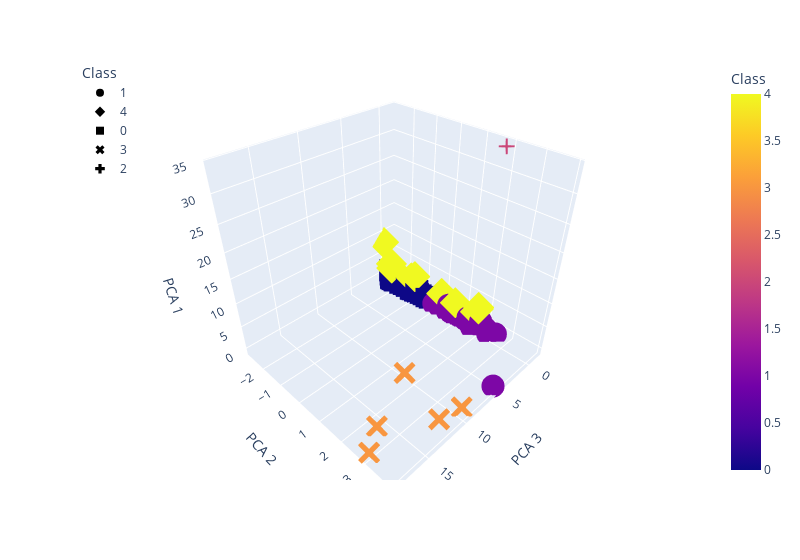

The code cell stored with this chart in its notebook:
### Markdown cell above
### Visualizing Results

#### 3D-Scatter with Clusters

### Code cell
# Create a 3D-Scatter with the PCA data and the clusters
fig = px.scatter_3d(
    clustered_df,
    x="PCA 3",
    y="PCA 2",
    z="PCA 1",
    color="Class",
    symbol="Class",
    width=800,
    hover_name="CoinName",
    hover_data=["Algorithm"]
)
fig.update_layout(legend=dict(x=0, y=1))
fig.show()

### Figure 1 — Plotly figure (JSON) as saved in the notebook; plotly's stock layout.template omitted (floating-point values rounded to 4 significant figures; data arrays with more than 128 entries replaced by an {"elided": "..."} marker saying what was removed)
{"data": [{"customdata": {"elided": "278x1 str values"}, "hovertemplate": "<b>%{hovertext}</b><br><br>Class=%{marker.color}<br>PCA 3=%{x}<br>PCA 2=%{y}<br>PCA 1=%{z}<br>Algorithm=%{customdata[0]}<extra></extra>", "hovertext": {"elided": "278 str values"}, "legendgroup": "1", "marker": {"color": {"elided": "278 int values"}, "coloraxis": "coloraxis", "symbol": "circle"}, "mode": "markers", "name": "1", "scene": "scene", "showlegend": true, "type": "scatter3d", "x": {"elided": "278 float values"}, "y": {"elided": "278 float values"}, "z": {"elided": "278 float values"}}, {"customdata": [["X13"], ["Scrypt"], ["CryptoNight"], ["DPoS"], ["Scrypt"], ["DPoS"], ["CryptoNight"], ["Semux BFT consensus"], ["Scrypt"], ["CryptoNight Heavy"], ["DPoS"], ["DPoS"], ["DPoS"], ["DPoS"], ["SHA-256"]], "hovertemplate": "<b>%{hovertext}</b><br><br>Class=%{marker.color}<br>PCA 3=%{x}<br>PCA 2=%{y}<br>PCA 1=%{z}<br>Algorithm=%{customdata[0]}<extra></extra>", "hovertext": ["EliteCoin", "MoonCoin", "ByteCoin", "ARK", "gCn Coin", "Lamden Tau", "TurtleCoin", "Semux", "Lynx", "Qwertycoin", "ALAX", "Lisk", "EOS", "Oxycoin", "ZEPHYR"], "legendgroup": "4", "marker": {"color": [4, 4, 4, 4, 4, 4, 4, 4, 4, 4, 4, 4, 4, 4, 4], "coloraxis": "coloraxis", "symbol": "diamond"}, "mode": "markers", "name": "4", "scene": "scene", "showlegend": true, "type": "scatter3d", "x": [-0.6076, -0.08088, 0.3019, -0.3415, -0.1365, -0.3417, 0.2779, -0.4457, -0.5139, 0.4406, -0.342, -0.3415, -0.3419, -0.342, -0.1746], "y": [1.641, -1.334, -2.302, 1.805, -1.174, 1.805, -2.747, 1.79, 0.08925, -2.234, 1.805, 1.805, 1.805, 1.805, 0.8355], "z": [2.3, 2.551, 3.857, 3.753, 3.238, 3.758, 8.034, 3.925, 2.234, 3.115, 3.77, 3.754, 3.763, 3.765, 2.487]}, {"customdata": {"elided": "233x1 str values"}, "hovertemplate": "<b>%{hovertext}</b><br><br>Class=%{marker.color}<br>PCA 3=%{x}<br>PCA 2=%{y}<br>PCA 1=%{z}<br>Algorithm=%{customdata[0]}<extra></extra>", "hovertext": {"elided": "233 str values"}, "legendgroup": "0", "marker": {"color": {"elided": "233 int values"}, "coloraxis": "coloraxis", "symbol": "square"}, "mode": "markers", "name": "0", "scene": "scene", "showlegend": true, "type": "scatter3d", "x": {"elided": "233 float values"}, "y": {"elided": "233 float values"}, "z": {"elided": "233 float values"}}, {"customdata": [["VeChainThor Authority"], ["Proof-of-BibleHash"], ["Proof-of-Authority"], ["ECC 256K1"], ["Leased POS"]], "hovertemplate": "<b>%{hovertext}</b><br><br>Class=%{marker.color}<br>PCA 3=%{x}<br>PCA 2=%{y}<br>PCA 1=%{z}<br>Algorithm=%{customdata[0]}<extra></extra>", "hovertext": ["Vechain", "BiblePay", "Poa Network", "Acute Angle Cloud", "Waves"], "legendgroup": "3", "marker": {"color": [3, 3, 3, 3, 3], "coloraxis": "coloraxis", "symbol": "x"}, "mode": "markers", "name": "3", "scene": "scene", "showlegend": true, "type": "scatter3d", "x": [11.9, 11.87, 18.42, 16.17, 9.348], "y": [2.166, 3.573, 2.932, 2.451, 3.746], "z": [4.411, -0.1962, -0.3855, -0.3789, -0.4411]}, {"customdata": [["TRC10"]], "hovertemplate": "<b>%{hovertext}</b><br><br>Class=%{marker.color}<br>PCA 3=%{x}<br>PCA 2=%{y}<br>PCA 1=%{z}<br>Algorithm=%{customdata[0]}<extra></extra>", "hovertext": ["BitTorrent"], "legendgroup": "2", "marker": {"color": [2], "coloraxis": "coloraxis", "symbol": "cross"}, "mode": "markers", "name": "2", "scene": "scene", "showlegend": true, "type": "scatter3d", "x": [-1.497], "y": [1.83], "z": [34.04]}], "layout": {"coloraxis": {"colorbar": {"title": {"text": "Class"}}, "colorscale": [[0, "#0d0887"], [0.1111, "#46039f"], [0.2222, "#7201a8"], [0.3333, "#9c179e"], [0.4444, "#bd3786"], [0.5556, "#d8576b"], [0.6667, "#ed7953"], [0.7778, "#fb9f3a"], [0.8889, "#fdca26"], [1, "#f0f921"]]}, "legend": {"title": {"text": "Class"}, "tracegroupgap": 0, "x": 0, "y": 1}, "margin": {"t": 60}, "scene": {"domain": {"x": [0, 1], "y": [0, 1]}, "xaxis": {"title": {"text": "PCA 3"}}, "yaxis": {"title": {"text": "PCA 2"}}, "zaxis": {"title": {"text": "PCA 1"}}}, "width": 800}}
